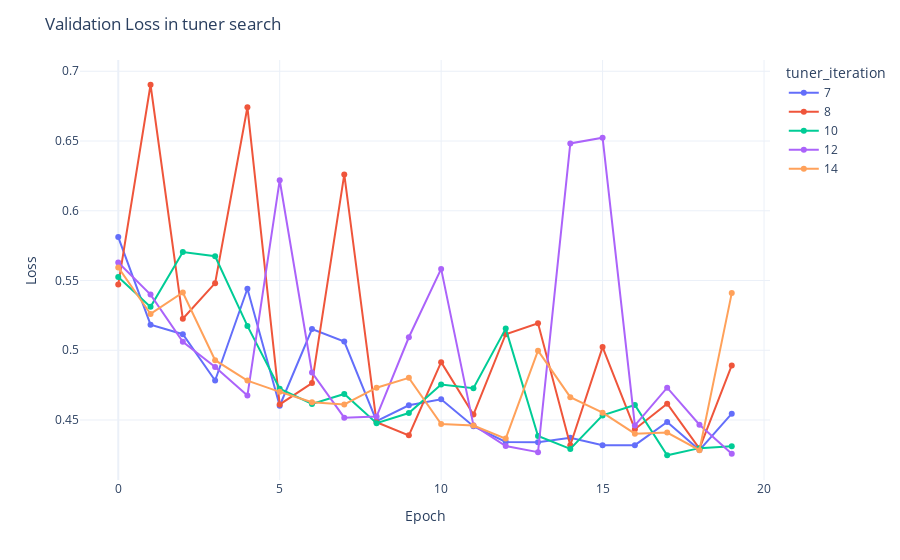

Notebook code for this chart:
### Code cell
figure = px.line(best_dataframe, x="epoch", y=["val_loss"], color="tuner_iteration", template="plotly_white",markers=True)
figure.update_layout(title="Validation Loss in tuner search", xaxis_title="Epoch", yaxis_title="Loss")

### Figure 1 — Plotly figure (JSON) as saved in the notebook; plotly's stock layout.template omitted (floating-point values rounded to 4 significant figures)
{"data": [{"hovertemplate": "tuner_iteration=7<br>variable=val_loss<br>epoch=%{x}<br>value=%{y}<extra></extra>", "legendgroup": "7", "line": {"color": "#636efa", "dash": "solid"}, "marker": {"symbol": "circle"}, "mode": "lines+markers", "name": "7", "orientation": "v", "showlegend": true, "x": [0, 1, 2, 3, 4, 5, 6, 7, 8, 9, 10, 11, 12, 13, 14, 15, 16, 17, 18, 19], "xaxis": "x", "y": [0.5811, 0.5183, 0.5115, 0.4783, 0.5441, 0.4602, 0.5152, 0.5062, 0.4492, 0.4605, 0.4649, 0.4455, 0.4342, 0.4341, 0.4373, 0.4319, 0.4319, 0.4485, 0.4284, 0.4545], "yaxis": "y", "type": "scatter"}, {"hovertemplate": "tuner_iteration=8<br>variable=val_loss<br>epoch=%{x}<br>value=%{y}<extra></extra>", "legendgroup": "8", "line": {"color": "#EF553B", "dash": "solid"}, "marker": {"symbol": "circle"}, "mode": "lines+markers", "name": "8", "orientation": "v", "showlegend": true, "x": [0, 1, 2, 3, 4, 5, 6, 7, 8, 9, 10, 11, 12, 13, 14, 15, 16, 17, 18, 19], "xaxis": "x", "y": [0.5471, 0.6903, 0.5226, 0.5481, 0.6742, 0.4612, 0.4765, 0.6261, 0.4484, 0.439, 0.4915, 0.4539, 0.5115, 0.5193, 0.4319, 0.5023, 0.4434, 0.4617, 0.4295, 0.4891], "yaxis": "y", "type": "scatter"}, {"hovertemplate": "tuner_iteration=10<br>variable=val_loss<br>epoch=%{x}<br>value=%{y}<extra></extra>", "legendgroup": "10", "line": {"color": "#00cc96", "dash": "solid"}, "marker": {"symbol": "circle"}, "mode": "lines+markers", "name": "10", "orientation": "v", "showlegend": true, "x": [0, 1, 2, 3, 4, 5, 6, 7, 8, 9, 10, 11, 12, 13, 14, 15, 16, 17, 18, 19], "xaxis": "x", "y": [0.5525, 0.5311, 0.5704, 0.5674, 0.5175, 0.4724, 0.4615, 0.4687, 0.4477, 0.455, 0.4754, 0.4728, 0.5155, 0.4385, 0.4293, 0.4533, 0.4608, 0.4247, 0.4298, 0.4312], "yaxis": "y", "type": "scatter"}, {"hovertemplate": "tuner_iteration=12<br>variable=val_loss<br>epoch=%{x}<br>value=%{y}<extra></extra>", "legendgroup": "12", "line": {"color": "#ab63fa", "dash": "solid"}, "marker": {"symbol": "circle"}, "mode": "lines+markers", "name": "12", "orientation": "v", "showlegend": true, "x": [0, 1, 2, 3, 4, 5, 6, 7, 8, 9, 10, 11, 12, 13, 14, 15, 16, 17, 18, 19], "xaxis": "x", "y": [0.5629, 0.5399, 0.506, 0.488, 0.4675, 0.6219, 0.484, 0.4517, 0.4525, 0.5093, 0.5583, 0.4463, 0.4313, 0.4269, 0.6482, 0.6523, 0.4461, 0.4732, 0.4466, 0.4258], "yaxis": "y", "type": "scatter"}, {"hovertemplate": "tuner_iteration=14<br>variable=val_loss<br>epoch=%{x}<br>value=%{y}<extra></extra>", "legendgroup": "14", "line": {"color": "#FFA15A", "dash": "solid"}, "marker": {"symbol": "circle"}, "mode": "lines+markers", "name": "14", "orientation": "v", "showlegend": true, "x": [0, 1, 2, 3, 4, 5, 6, 7, 8, 9, 10, 11, 12, 13, 14, 15, 16, 17, 18, 19], "xaxis": "x", "y": [0.5594, 0.526, 0.5414, 0.4929, 0.4782, 0.4702, 0.4628, 0.4611, 0.4732, 0.4802, 0.4472, 0.446, 0.4367, 0.4997, 0.4664, 0.4552, 0.4402, 0.441, 0.4283, 0.541], "yaxis": "y", "type": "scatter"}], "layout": {"xaxis": {"anchor": "y", "domain": [0.0, 1.0], "title": {"text": "Epoch"}}, "yaxis": {"anchor": "x", "domain": [0.0, 1.0], "title": {"text": "Loss"}}, "legend": {"title": {"text": "tuner_iteration"}, "tracegroupgap": 0}, "margin": {"t": 60}, "title": {"text": "Validation Loss in tuner search"}}}
